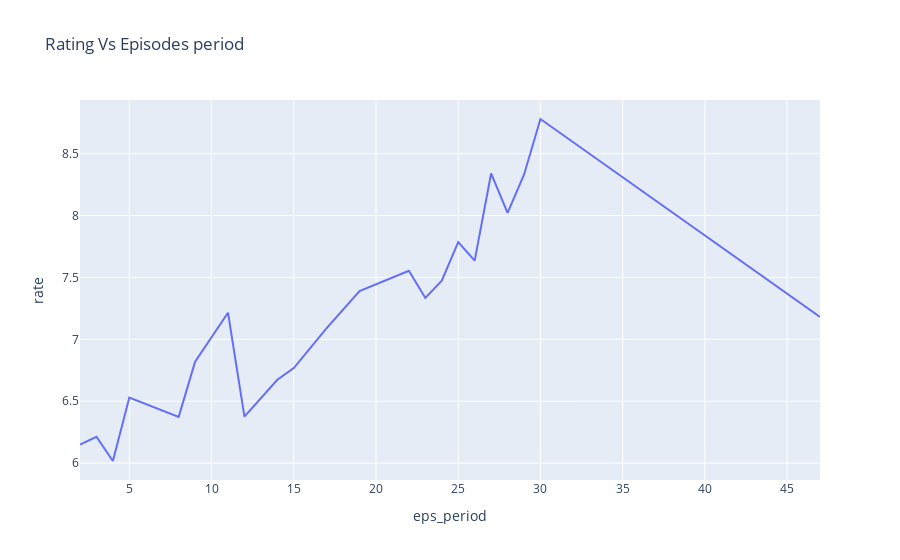

The notebook cell this image was saved under:
### Code cell
eps_count_rate= df_exploded.groupby('eps_period')['rate'].mean().reset_index()
fig= px.line(
    eps_count_rate,
    x='eps_period',
    y='rate',
    title='Rating Vs Episodes period',
    
   
    
 
)
fig.show()

### Figure 1 — Plotly figure (JSON) as saved in the notebook; plotly's stock layout.template omitted (floating-point values rounded to 4 significant figures)
{"data": [{"hovertemplate": "eps_period=%{x}<br>rate=%{y}<extra></extra>", "legendgroup": "", "line": {"color": "#636efa", "dash": "solid"}, "marker": {"symbol": "circle"}, "mode": "lines", "name": "", "orientation": "v", "showlegend": false, "type": "scatter", "x": [2, 3, 4, 5, 8, 9, 11, 12, 14, 15, 17, 19, 22, 23, 24, 25, 26, 27, 28, 29, 30, 47], "xaxis": "x", "y": [6.15, 6.213, 6.017, 6.53, 6.373, 6.82, 7.215, 6.375, 6.674, 6.768, 7.09, 7.39, 7.554, 7.334, 7.474, 7.785, 7.636, 8.34, 8.021, 8.33, 8.78, 7.18], "yaxis": "y"}], "layout": {"legend": {"tracegroupgap": 0}, "title": {"text": "Rating Vs Episodes period"}, "xaxis": {"anchor": "y", "domain": [0, 1], "title": {"text": "eps_period"}}, "yaxis": {"anchor": "x", "domain": [0, 1], "title": {"text": "rate"}}}}
